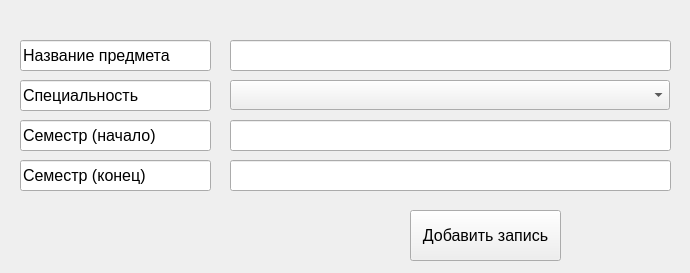
<?xml version="1.0" encoding="UTF-8"?>
<ui version="4.0">
 <class>Form</class>
 <widget class="QWidget" name="Form">
  <property name="geometry">
   <rect>
    <x>0</x>
    <y>0</y>
    <width>690</width>
    <height>273</height>
   </rect>
  </property>
  <property name="windowTitle">
   <string>Новая запись</string>
  </property>
  <widget class="QLineEdit" name="lineEdit">
   <property name="geometry">
    <rect>
     <x>20</x>
     <y>40</y>
     <width>191</width>
     <height>31</height>
    </rect>
   </property>
   <property name="font">
    <font>
     <pointsize>12</pointsize>
    </font>
   </property>
   <property name="text">
    <string>Название предмета</string>
   </property>
   <property name="readOnly">
    <bool>true</bool>
   </property>
  </widget>
  <widget class="QLineEdit" name="lineEdit_2">
   <property name="geometry">
    <rect>
     <x>230</x>
     <y>40</y>
     <width>441</width>
     <height>31</height>
    </rect>
   </property>
   <property name="font">
    <font>
     <pointsize>12</pointsize>
    </font>
   </property>
  </widget>
  <widget class="QLineEdit" name="lineEdit_4">
   <property name="geometry">
    <rect>
     <x>20</x>
     <y>80</y>
     <width>191</width>
     <height>31</height>
    </rect>
   </property>
   <property name="font">
    <font>
     <pointsize>12</pointsize>
    </font>
   </property>
   <property name="text">
    <string>Специальность</string>
   </property>
   <property name="readOnly">
    <bool>true</bool>
   </property>
  </widget>
  <widget class="QComboBox" name="comboBox">
   <property name="geometry">
    <rect>
     <x>230</x>
     <y>80</y>
     <width>440</width>
     <height>30</height>
    </rect>
   </property>
   <property name="font">
    <font>
     <pointsize>12</pointsize>
    </font>
   </property>
  </widget>
  <widget class="QLineEdit" name="lineEdit_3">
   <property name="geometry">
    <rect>
     <x>230</x>
     <y>120</y>
     <width>441</width>
     <height>31</height>
    </rect>
   </property>
   <property name="font">
    <font>
     <pointsize>12</pointsize>
    </font>
   </property>
  </widget>
  <widget class="QLineEdit" name="lineEdit_5">
   <property name="geometry">
    <rect>
     <x>20</x>
     <y>120</y>
     <width>191</width>
     <height>31</height>
    </rect>
   </property>
   <property name="font">
    <font>
     <pointsize>12</pointsize>
    </font>
   </property>
   <property name="text">
    <string>Семестр (начало)</string>
   </property>
   <property name="readOnly">
    <bool>true</bool>
   </property>
  </widget>
  <widget class="QLineEdit" name="lineEdit_6">
   <property name="geometry">
    <rect>
     <x>230</x>
     <y>160</y>
     <width>441</width>
     <height>31</height>
    </rect>
   </property>
   <property name="font">
    <font>
     <pointsize>12</pointsize>
    </font>
   </property>
  </widget>
  <widget class="QLineEdit" name="lineEdit_7">
   <property name="geometry">
    <rect>
     <x>20</x>
     <y>160</y>
     <width>191</width>
     <height>31</height>
    </rect>
   </property>
   <property name="font">
    <font>
     <pointsize>12</pointsize>
    </font>
   </property>
   <property name="text">
    <string>Семестр (конец)</string>
   </property>
   <property name="readOnly">
    <bool>true</bool>
   </property>
  </widget>
  <widget class="QPushButton" name="pushButton">
   <property name="geometry">
    <rect>
     <x>410</x>
     <y>210</y>
     <width>151</width>
     <height>51</height>
    </rect>
   </property>
   <property name="font">
    <font>
     <pointsize>12</pointsize>
    </font>
   </property>
   <property name="text">
    <string>Добавить запись</string>
   </property>
  </widget>
 </widget>
 <resources/>
 <connections/>
</ui>
